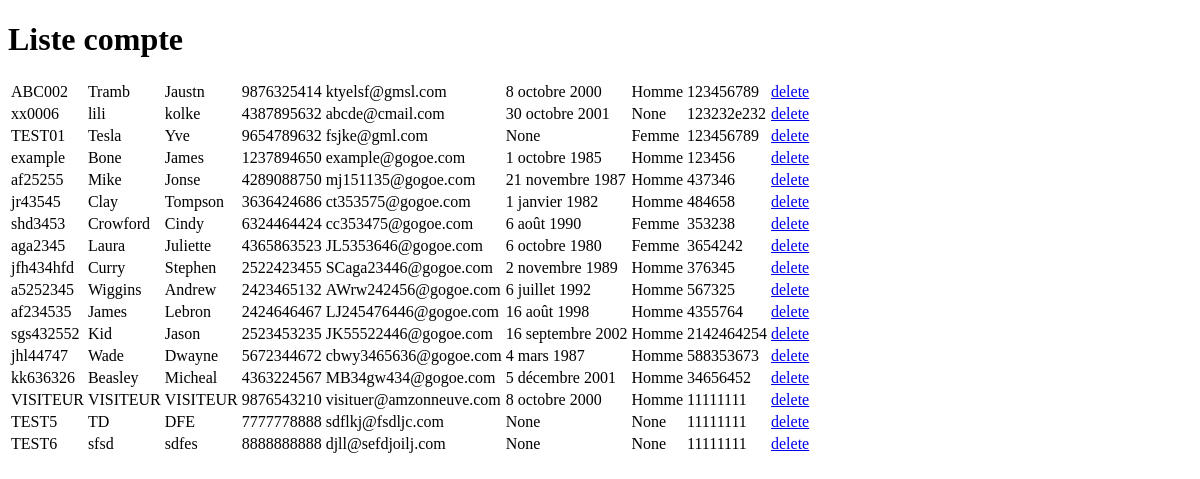
The page /compte/liste/ on the database as committed earlier.
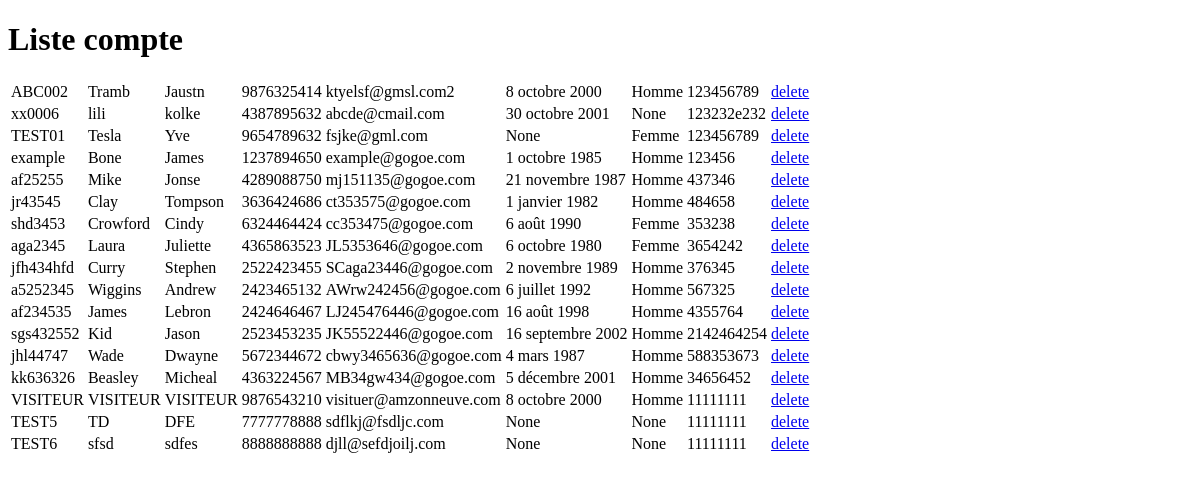
The same page on the database as committed later.
### gestion_vente/models.py (models this page shows, shortened)
class CompteUser(models.Model):
    nomCompte = models.CharField(verbose_name='Nom Compte',max_length=20, unique=True)
    nom = models.CharField(verbose_name='Nom',  max_length=20)
    prenom = models.CharField(verbose_name='Prenom', max_length=20)
    telephone = models.CharField(verbose_name='Telephone', max_length=20)
    courriel = models.EmailField(verbose_name='courriel')
    motDePasse = models.CharField(verbose_name='Mot de passe',  max_length=30)
    dateNaissance = models.DateField(verbose_name='Date de naissance', null=True, blank=True)
    gender_choices = (
        (1, 'Homme'),
        (2, 'Femme'),
    )
    gender = models.SmallIntegerField(verbose_name='Sexe', choices=gender_choices,null=True, blank=True)

### gestion_vente/views.py (the view)
# urls.py: path("compte/liste/", views.compte_liste, name="compte_liste"),
def compte_liste(request):
    liste1 = models.CompteUser.objects.all()
    row = models.CompteUser.objects.filter(id=1).first()
    form = CompteModelForm(instance=row)
    return render(request, "compte_liste.html", {"liste1":liste1, 'form': form})

### gestion_vente/templates/compte_liste.html (shortened to what this page needs)
<!DOCTYPE html>
<html lang="en">
<head>
</head>
<body>
    <h1>Liste compte</h1>
    <div>
        <table>
            {% for user in liste1 %}
            <tr>
                <td>{{ user.nomCompte }}</td>
                <td>{{ user.nom }}</td>
                <td>{{ user.prenom }}</td>
                <td>{{ user.telephone }} </td>
                <td>{{ user.courriel }}</td>
                <td>{{ user.dateNaissance }}</td>
                <td>{{ user.get_gender_display }}</td>
                <td>{{ user.motDePasse }}</td>
                <td><a href="/compte/{{ user.id }}/delete">delete</a></td>
            </tr>
            {% endfor %}
        </table>
    </div>
</body>
</html>

Rows that differ between the two databases and show on the page:
changed CompteUser "ABC002": courriel "ktyelsf@gmsl.com" → "ktyelsf@gmsl.com2"
